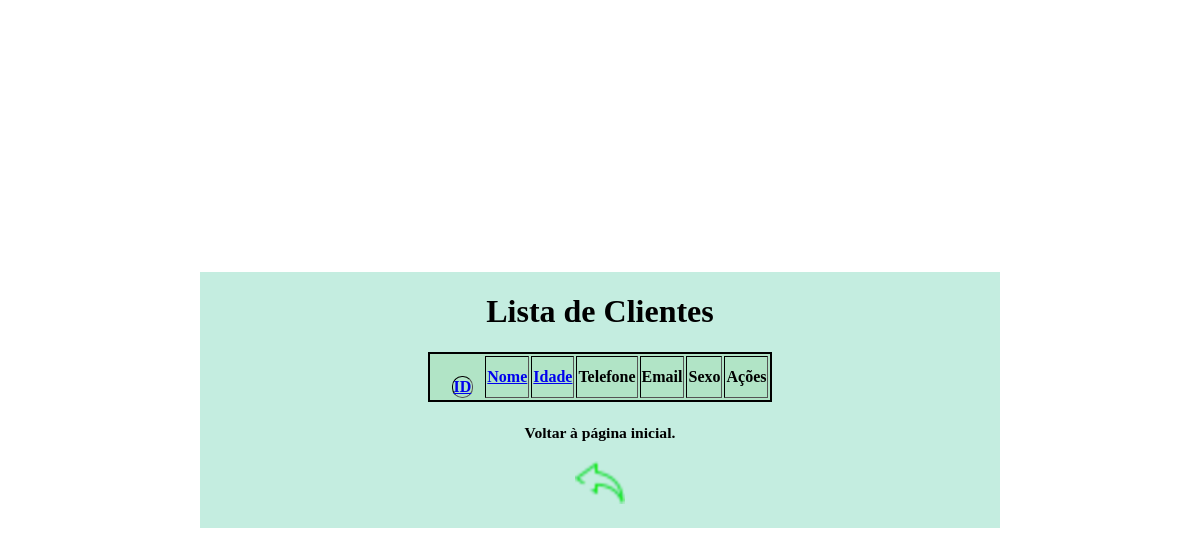
/gerenciar-clientes, run on an earlier commit of the app's database.
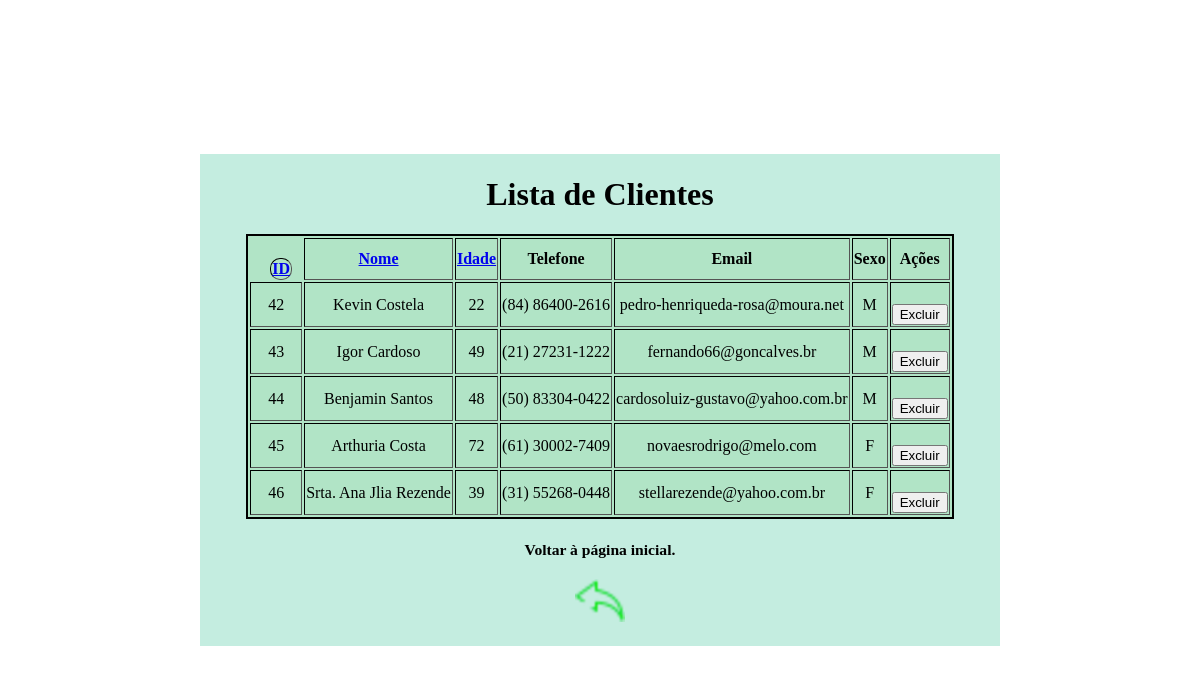
And on a later commit of the database.
### tables this page shows
CREATE TABLE clientes (
                id INTEGER PRIMARY KEY AUTOINCREMENT, 
                nome TEXT NOT NULL, 
                idade INTEGER NOT NULL,
                telefone TEXT,
                email TEXT,
                sexo TEXT CHECK (sexo IN ('M', 'F'))
        );

### app/controllers.py (the view)
    @app.route("/gerenciar-clientes")
    def gerenciar_clientes():
        return views.gerenciar_clientes()

### app/models.py (called while the page is built)
def conectar():
    conexao = sqlite3.connect("cadastro_clientes.db")
    return conexao

def buscar_clientes_ordenado(campo='id', busca='', ordem=True):
    conexao = conectar()
    conexao.row_factory = sqlite3.Row
    cursor = conexao.cursor()
    direcao = 'ASC' if ordem else 'DESC'
    campos_validos = ['id', 'nome', 'idade', 'sexo', 'email']
    if campo not in campos_validos:
        campo = 'id'
    query = f"""
        SELECT * FROM clientes
        WHERE nome LIKE ? OR email LIKE ?
        ORDER BY {campo} {direcao}
    """
    cursor.execute(query, (f'%{busca}%', f'%{busca}%'))
    clientes = cursor.fetchall()
    cursor.close()
    conexao.close()
    return clientes

### app/views.py (called while the page is built)
def gerenciar_clientes():
    try:
        campo = request.args.get("campo", "id")
        ordem = request.args.get("ordem", "asc")
        ordem_bool = True if ordem == "asc" else False
        clientes = models.buscar_clientes_ordenado(campo=campo, ordem=ordem_bool)
        return render_template('gerenciar_cliente.html', clientes=clientes, campo=campo, ordem=ordem)
    except Exception as e:
        return f"Erro ao buscar clientes: {str(e)}", 500

### app/templates/gerenciar_cliente.html (shortened to what this page needs)
<!DOCTYPE html>
<html lang="pt-br">
<head>
    <link rel="stylesheet" href="{{ url_for('static', filename='style.css') }}">
</head>
<body>
    <div class="container01">
        <h1 class="h101">Lista de Clientes</h1>
        <table border="1">
            <thead>
                <tr>
                    <th class="th">
                        <a href="{{ url_for('gerenciar_clientes', campo='id', ordem='desc' if campo == 'id' and ordem == 'asc' else 'asc') }}">
                            ID
                        </a>
                    </th>
                    <th>
                        <a href="{{ url_for('gerenciar_clientes', campo='nome', ordem='desc' if campo == 'nome' and ordem == 'asc' else 'asc') }}">
                            Nome
                        </a>
                    </th>
                    <th>
                        <a href="{{ url_for('gerenciar_clientes', campo='idade', ordem='desc' if campo == 'idade' and ordem == 'asc' else 'asc') }}">
                            Idade
                        </a>
                    </th>
                    <th>Telefone</th>
                    <th>Email</th>
                    <th>Sexo</th>
                    <th>Ações</th>
                </tr>
            </thead>
            <tbody>
                {% for cliente in clientes %}
                <tr>
                    <td>{{ cliente.id }}</td>
                    <td>{{ cliente.nome }}</td>
                    <td>{{ cliente.idade }}</td>
                    <td>{{ cliente.telefone }}</td>
                    <td>{{ cliente.email }}</td>
                    <td>{{ cliente.sexo }}</td>
                    <td>
                        <form action="{{ url_for('deletar_cliente', id=cliente.id) }}" method="post" onsubmit="return confirm('Tem certeza que deseja excluir este cliente?');">
                            <button type="submit">Excluir</button>
                        </form>
                    </td>
                </tr>
                {% endfor %}
            </tbody>
        </table>
        <h3>
            <p><small>Voltar à página inicial.</small></p>
            <p>
                <a href="{{ url_for('pagina_inicial') }}" rel="prev">
                    <img src="{{ url_for('static', filename='imagem/setade voltar.png') }}" alt="Setade voltar">
                </a>
            </p>
        </h3>
    </div>
</body>
</html>

### app/static/style.css (style rules this page uses)
body { margin: 0; padding: 0; display: flex; justify-content: center; align-items: center; height: 100vh; }
.container01 { text-align: center; background-color: rgb(196, 237, 224); width: 500px; width: 80%; max-width: 800px; }
.th { display: flex; flex-direction: column; gap: 50px; border-radius: 10px; margin-top: 20px; margin-left: 20px; margin-right: 10px; }
table { margin-left: auto; margin-right: auto; border: 2px solid #000000; table-layout: auto; background-color: #b1e4c6; }
form { display: flex; flex-direction: column; gap: 10px; margin-top: 20px; font-family: 'Times New Roman', Times, serif; font-size: 1em; }

What changed in the data, as far as the page shows it:
added clientes: id "42", nome "Kevin Costela", idade "22", telefone "(84) 86400-2616", email "pedro-henriqueda-rosa@moura.net", sexo "M"
added clientes: id "43", nome "Igor Cardoso", idade "49", telefone "(21) 27231-1222", email "fernando66@goncalves.br", sexo "M"
added clientes: id "44", nome "Benjamin Santos", idade "48", telefone "(50) 83304-0422", email "cardosoluiz-gustavo@yahoo.com.br", sexo "M"
added clientes: id "45", nome "Arthuria Costa", idade "72", telefone "(61) 30002-7409", email "novaesrodrigo@melo.com", sexo "F"
added clientes: id "46", nome "Srta. Ana Jlia Rezende", idade "39", telefone "(31) 55268-0448", email "stellarezende@yahoo.com.br", sexo "F"
